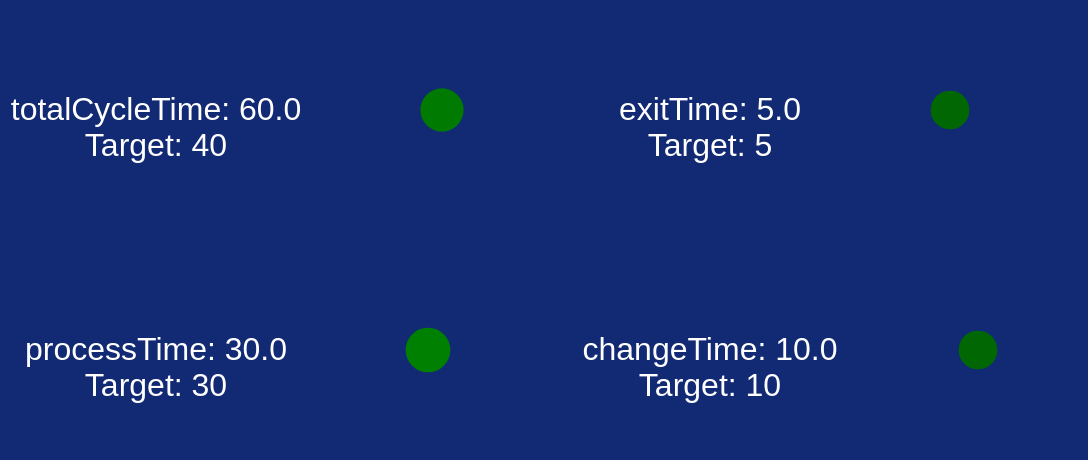

The Vega-Lite source for this figure:
### Vega-Lite specification from a JSON file in a GitHub repository (floating-point values rounded to 4 significant figures)
{"config": {"view": {"continuousWidth": 400, "continuousHeight": 300, "height": 100, "strokeWidth": 0, "width": 100}, "axis": {"labelAngle": -45, "labelColor": "white", "titleColor": "white"}, "background": "#122973", "header": {"labelColor": "#122973", "labelFontSize": 14, "titleColor": "#122973", "titleFontSize": 14}, "legend": {"disable": true, "labelColor": "white", "padding": 1, "strokeColor": "white", "tickCount": 2, "titleColor": "white"}}, "hconcat": [{"vconcat": [{"hconcat": [{"mark": {"type": "text", "fill": "white"}, "encoding": {"size": {"value": 16}, "text": {"value": ["totalCycleTime: 60.0", "Target: 40"]}}}, {"layer": [{"mark": {"type": "circle", "fill": "red"}, "encoding": {"fill": {"aggregate": "mean", "field": "totalCycleTime", "scale": {"domain": [0, 38, 42], "range": ["green", "yellow", "red"]}, "type": "quantitative"}, "size": {"aggregate": "mean", "field": "totalCycleTime", "scale": {"domain": [0, 80], "range": [500, 3000]}, "type": "quantitative"}}}, {"mark": {"type": "text", "fill": "white"}, "encoding": {"opacity": {"value": 0}, "text": {"aggregate": "mean", "field": "totalCycleTime", "format": ".4", "type": "quantitative"}}}]}]}, {"hconcat": [{"mark": {"type": "text", "fill": "white"}, "encoding": {"size": {"value": 16}, "text": {"value": ["processTime: 30.0", "Target: 30"]}}}, {"layer": [{"mark": {"type": "circle", "fill": "red"}, "encoding": {"fill": {"aggregate": "mean", "field": "processTime", "scale": {"domain": [0, 28.5, 31.5], "range": ["green", "yellow", "red"]}, "type": "quantitative"}, "size": {"aggregate": "mean", "field": "processTime", "scale": {"domain": [0, 60], "range": [500, 3000]}, "type": "quantitative"}}}, {"mark": {"type": "text", "fill": "white"}, "encoding": {"opacity": {"value": 0}, "text": {"aggregate": "mean", "field": "processTime", "format": ".4", "type": "quantitative"}}}]}]}]}, {"vconcat": [{"hconcat": [{"mark": {"type": "text", "fill": "white"}, "encoding": {"size": {"value": 16}, "text": {"value": ["exitTime: 5.0", "Target: 5"]}}}, {"layer": [{"mark": {"type": "circle", "fill": "red"}, "encoding": {"fill": {"aggregate": "mean", "field": "exitTime", "scale": {"domain": [0, 4.75, 5.25], "range": ["green", "yellow", "red"]}, "type": "quantitative"}, "size": {"aggregate": "mean", "field": "exitTime", "scale": {"domain": [0, 10], "range": [500, 3000]}, "type": "quantitative"}}}, {"mark": {"type": "text", "fill": "white"}, "encoding": {"opacity": {"value": 0}, "text": {"aggregate": "mean", "field": "exitTime", "format": ".4", "type": "quantitative"}}}]}]}, {"hconcat": [{"mark": {"type": "text", "fill": "white"}, "encoding": {"size": {"value": 16}, "text": {"value": ["changeTime: 10.0", "Target: 10"]}}}, {"layer": [{"mark": {"type": "circle", "fill": "red"}, "encoding": {"fill": {"aggregate": "mean", "field": "changeTime", "scale": {"domain": [0, 9.5, 10.5], "range": ["green", "yellow", "red"]}, "type": "quantitative"}, "size": {"aggregate": "mean", "field": "changeTime", "scale": {"domain": [0, 20], "range": [500, 3000]}, "type": "quantitative"}}}, {"mark": {"type": "text", "fill": "white"}, "encoding": {"opacity": {"value": 0}, "text": {"aggregate": "mean", "field": "changeTime", "format": ".4", "type": "quantitative"}}}]}]}]}], "data": {"name": "data-times"}, "resolve": {"scale": {"fill": "independent", "size": "independent"}}, "transform": [{"lookup": "station", "from": {"data": {"name": "data-kpi"}, "key": "station", "fields": ["shiftIdentifier", "locationId", "validFrom", "validTo", "oee", "oeeSetpoint", "availability", "efficiency", "quality", "fpy", "fpySetPoint", "partCount", "partCountSetPoint", "countNIO", "productivity", "station"]}}, {"filter": "datum.station == 260"}], "$schema": "https://vega.github.io/schema/vega-lite/v4.17.0.json", "datasets": {"data-times": [{"Reference": 9999999989, "SerialNumber": "83700220220239999999989", "changeTime": -1, "exitTime": -1, "line": 10, "myKey": 99009, "processTime": 0, "station": 260, "timeStamp": "2023-02-22T05:45:03.138231100", "totalCycleTime": -1, "id": null, "serialNumber": null, "reference": null}], "data-kpi": [{"shiftIdentifier": 0, "locationId": 10, "validFrom": "2022-10-03T04:45:00+01:00", "validTo": "2022-10-03T12:45:00+01:00", "oee": 78.69, "oeeSetpoint": 100, "availability": 83.81, "efficiency": 96.18, "quality": 98.7, "fpy": -1, "fpySetPoint": -1, "partCount": 121, "partCountSetPoint": 100, "countNIO": 0, "productivity": 0, "station": 260}]}}
